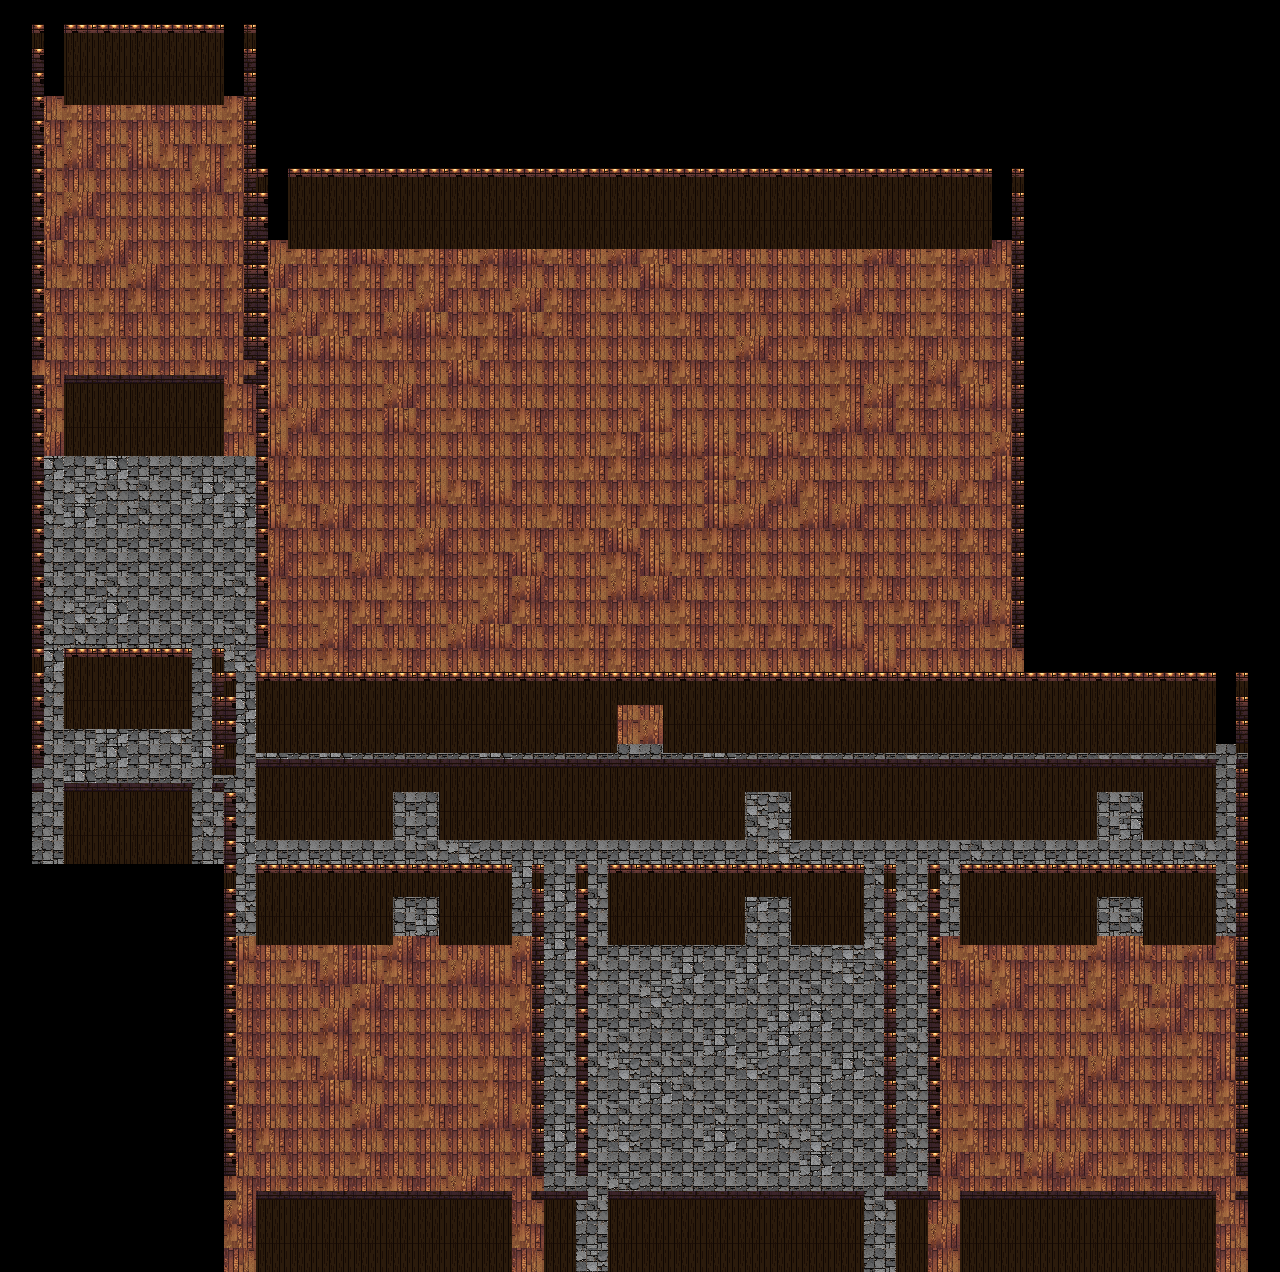

Below is a game level as drawn by its tile map, then a one-line description and the .tmx that defines it (tile-layer data replaced by summaries):
An orthogonal 40x53 tile map with 32x24 px tiles, 3 tile layers (floor, walls, props) and 7 objects (7x room).

<map version="1.10" tiledversion="1.11.0" orientation="orthogonal" renderorder="right-down" width="40" height="53" tilewidth="32" tileheight="24" infinite="0">
 <tileset firstgid="1" source="hall_tileset.tsx" />
 <layer id="1" name="floor" width="40" height="53">
  <data>[2120 cells, 1427 non-empty, 8 distinct tile ids]</data>
 </layer>
 <layer id="2" name="walls" width="40" height="53">
  <data>[2120 cells, 342 non-empty, 16 distinct tile ids]</data>
 </layer>
 <layer id="3" name="props" width="40" height="53">
  <data>[2120 cells, 0 non-empty, 0 distinct tile ids]</data>
 </layer>
 <objectgroup id="4" name="rooms">
  <object id="1" name="kitchen" type="room" x="32" y="96" width="224" height="360" />
  <object id="2" name="tavern" type="room" x="256" y="240" width="768" height="504" />
  <object id="3" name="board" type="room" x="32" y="720" width="192" height="144" />
  <object id="4" name="corridor" type="room" x="224" y="744" width="1024" height="96" />
  <object id="5" name="dormitory" type="room" x="224" y="936" width="320" height="336" />
  <object id="6" name="smithy" type="room" x="576" y="936" width="320" height="336" />
  <object id="7" name="training" type="room" x="928" y="936" width="320" height="336" />
 </objectgroup>
</map>
